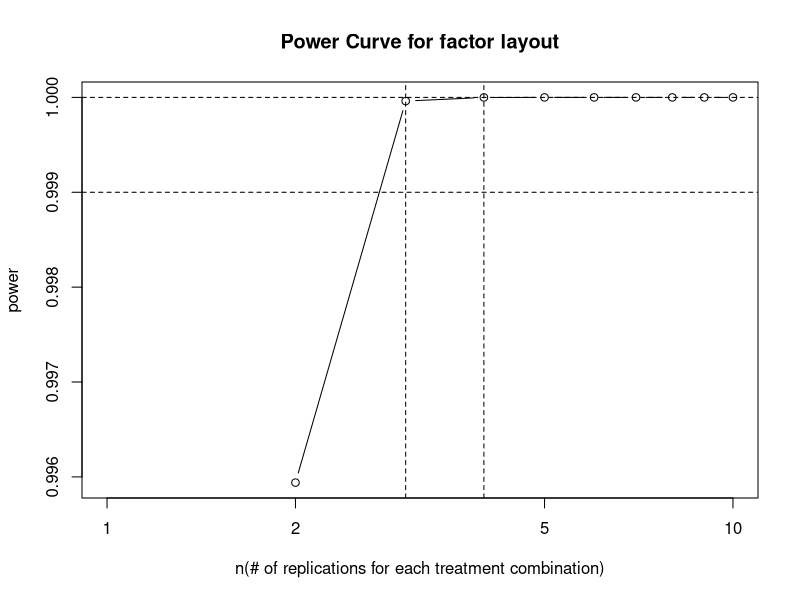
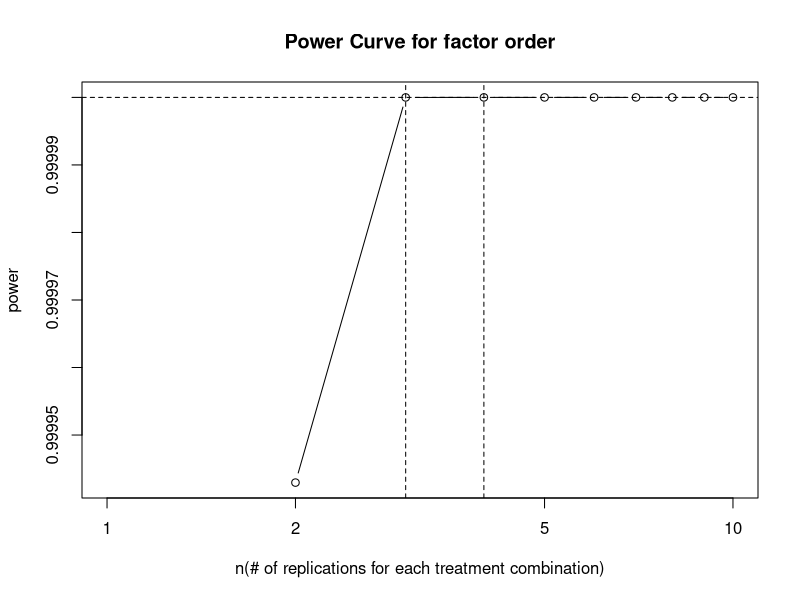
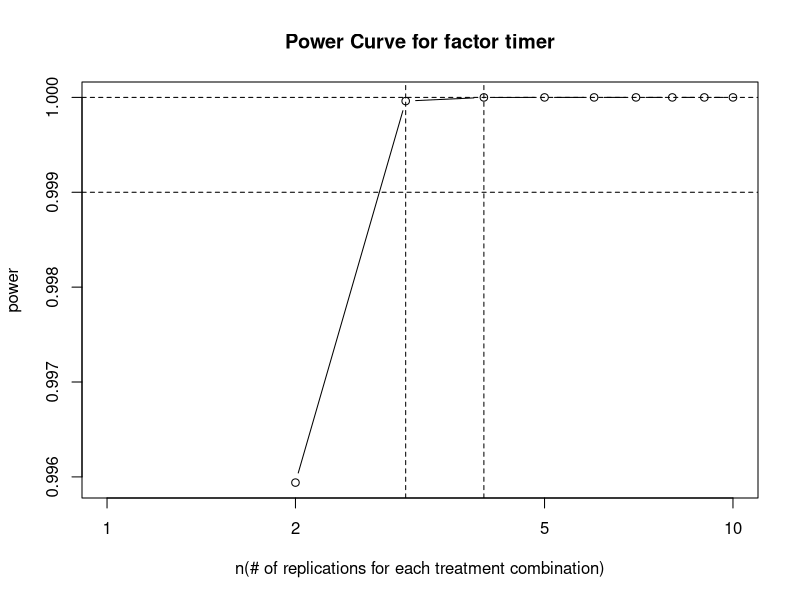

These figures' R source, in order:
# Estimate sigma-square
pilot <- c(14/15, 1, 1, 14/15, 12/15, 1, 14.5/15, 1, 14/15)
var(pilot)

# power curve for factor layout
nseq <- 1:10
groupmeans <- c(1/15, -1/15)
sigmasquare <- var(pilot)
power <- sapply(nseq,function(n){
    nperlevel <- n * 3 * 2
    ncpseq <- nperlevel * sum(groupmeans^2)/sigmasquare
    dfDenom <- 3 * 2 * 2 * (n-1)
    fcutoff <- qf(1-0.05,df=1,df2=dfDenom)
    1-pf(fcutoff,df1=1,df2=dfDenom,ncp=ncpseq)
})
plot(nseq,power,log="x",type="b",
     xlab="n(# of replications for each treatment combination)",
     main="Power Curve for factor layout")
abline(h=c(0.999, 1), v = c(3, 4), lty=2)

# power curve for factor order
groupmeans <- c(1/15, -2/15, 1/15)
power <- sapply(nseq,function(n){
    nperlevel <- n * 2 * 2
    ncpseq <- nperlevel * sum(groupmeans^2)/sigmasquare
    dfDenom <- 3 * 2 * 2 * (n-1)
    fcutoff <- qf(1-0.05,df=2,df2=dfDenom)
    1-pf(fcutoff,df1=2,df2=dfDenom,ncp=ncpseq)
})
plot(nseq,power,log="x",type="b",
     xlab="n(# of replications for each treatment combination)",
     main="Power Curve for factor order")
abline(h=c(0.999, 1),v = c(3, 4), lty=2)

# power curve for factor timer
groupmeans <- c(1/15, -1/15)
power <- sapply(nseq,function(n){
    nperlevel <- n * 3 * 2
    ncpseq <- nperlevel * sum(groupmeans^2)/sigmasquare
    dfDenom <- 3 * 2 * 2 * (n-1)
    fcutoff <- qf(1-0.05,df=1,df2=dfDenom)
    1-pf(fcutoff,df1=1,df2=dfDenom,ncp=ncpseq)
})
plot(nseq,power,log="x",type="b",
     xlab="n(# of replications for each treatment combination)",
     main="Power Curve for factor timer")
abline(h=c(0.999, 1),v = c(3, 4), lty=2)

